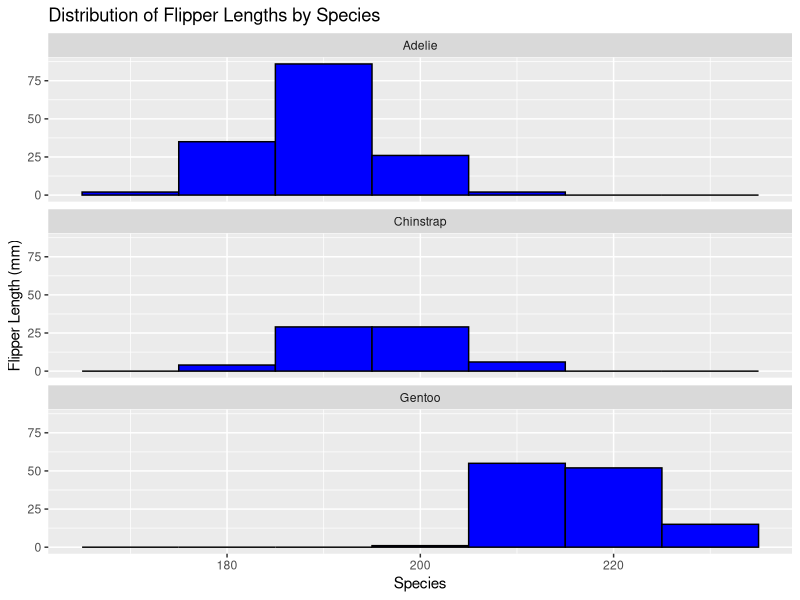

Write the R code that produced this figure.
library(tidyverse)
library(palmerpenguins)

View(penguins)

ggplot(data = penguins, aes(x = flipper_length_mm)) +
  geom_histogram(binwidth = 10, fill = "blue", col = "black") +
  facet_wrap(~species, ncol = 1) +
  labs(
    title = "Distribution of Flipper Lengths by Species",
    x = "Species",
    y = "Flipper Length (mm)"
  )
